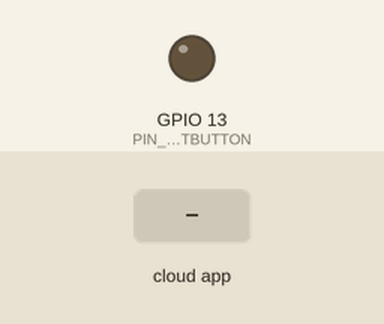
Bench run of a sketch on a simulated ESP8266 (NodeMCU). On the bench: output pins drawn as LEDs (lit = HIGH). Inputs (shaded band) come from the test bench. The RemoteXY app is connected.

Above: at 1.2 s.
1.3 s: the phone or cloud app sets StartButton to 1
At 2.3 s:
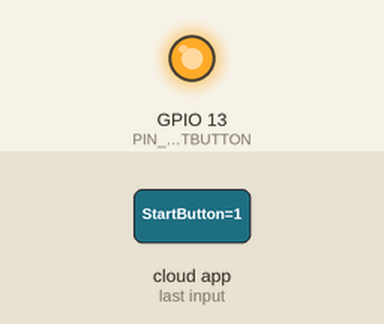
2.8 s: the phone or cloud app sets StartButton to 0
At 3.5 s:
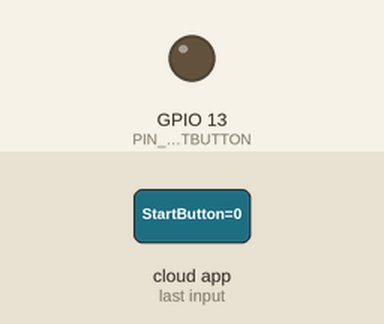
Timing chart, 0 to 5.8 s (numbered marks = the images above; inputs shaded):
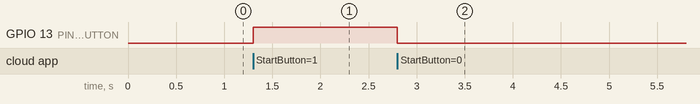

The sketch:

AccelSensorRemoteXY.ino
```cpp
// (licence header left out)
//////////////////////////////////////////////
//        RemoteXY include library          //
//////////////////////////////////////////////

// RemoteXY select connection mode and include library
#define REMOTEXY_MODE__ESP8266WIFI_LIB_POINT
#include <ESP8266WiFi.h>

#include <RemoteXY.h>

// RemoteXY connection settings
#define REMOTEXY_WIFI_SSID "Eider"
#define REMOTEXY_WIFI_PASSWORD "Eider_2018"
#define REMOTEXY_SERVER_PORT 6377


// RemoteXY configurate
#pragma pack(push, 1)
uint8_t RemoteXY_CONF[] =
  { 255,23,0,102,0,150,0,8,24,0,
  66,130,75,6,22,17,2,26,1,0,
  6,4,12,12,2,31,83,116,97,114,
  116,0,7,36,21,15,50,6,2,26,
  2,21,130,1,5,33,69,26,32,66,
  130,8,43,13,10,2,26,66,130,24,
  43,14,11,2,26,66,130,40,43,15,
  12,2,26,66,130,56,43,17,13,2,
  26,67,5,12,52,5,3,2,32,11,
  67,5,28,53,6,3,2,32,11,67,
  5,44,54,7,3,2,32,11,67,5,
  61,55,7,3,2,32,11,67,5,81,
  14,10,5,2,24,11,67,5,9,35,
  62,5,2,32,21,67,4,21,8,44,
  6,2,24,21,1,0,6,18,12,12,
  2,31,83,97,118,101,0 };

// this structure defines all the variables of your control interface
struct {

    // input variable
  uint8_t StartButton; // =1 if button pressed, else =0
  char playerNameField[21];  // string UTF8 end zero
  uint8_t button_1; // =1 if button pressed, else =0

    // output variable
  int8_t currentShotLevel; // =0..100 level position
  int8_t shot4Level; // =0..100 level position
  int8_t shot3Level; // =0..100 level position
  int8_t shot2Level; // =0..100 level position
  int8_t shot1Level; // =0..100 level position
  char shot4Text[11];  // string UTF8 end zero
  char shot3Text[11];  // string UTF8 end zero
  char shot2Text[11];  // string UTF8 end zero
  char shot1Text[11];  // string UTF8 end zero
  char currentShotText[11];  // string UTF8 end zero
  char lastShotsText[21];  // string UTF8 end zero
  char playerNameText[21];  // string UTF8 end zero

    // other variable
  uint8_t connect_flag;  // =1 if wire connected, else =0

} RemoteXY;
#pragma pack(pop)

/////////////////////////////////////////////
//           END RemoteXY include          //
/////////////////////////////////////////////

#define PIN_STARTBUTTON 13


void setup()
{
  RemoteXY_Init ();

  pinMode (PIN_STARTBUTTON, OUTPUT);
  RemoteXY.shot4Level = 99;
  RemoteXY.shot3Level = 75;
  RemoteXY.shot2Level = 50;
  RemoteXY.shot1Level = 25;
  strcpy(RemoteXY.playerNameText, "Jugador");

  // TODO you setup code

}

void loop()
{
  RemoteXY_Handler ();

  digitalWrite(PIN_STARTBUTTON, (RemoteXY.StartButton==0)?LOW:HIGH);

  // TODO you loop code
  // use the RemoteXY structure for data transfer


}
```

Measured:
- after the input at 1.3 s, GPIO 13 (PIN_STARTBUTTON): LOW → HIGH at once
- after the input at 2.8 s, GPIO 13 (PIN_STARTBUTTON): HIGH → LOW at once
